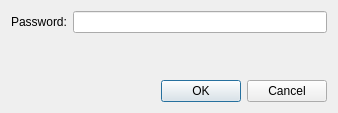
<?xml version="1.0" encoding="UTF-8"?>
<ui version="4.0">
 <class>Dialog</class>
 <widget class="QDialog" name="Dialog">
  <property name="windowModality">
   <enum>Qt::WindowModal</enum>
  </property>
  <property name="geometry">
   <rect>
    <x>0</x>
    <y>0</y>
    <width>338</width>
    <height>113</height>
   </rect>
  </property>
  <property name="windowTitle">
   <string>Dialog</string>
  </property>
  <layout class="QVBoxLayout" name="verticalLayout">
   <item>
    <layout class="QHBoxLayout" name="horizontalLayout">
     <item>
      <widget class="QLabel" name="label">
       <property name="text">
        <string>Password:</string>
       </property>
      </widget>
     </item>
     <item>
      <widget class="QLineEdit" name="lineEdit">
       <property name="echoMode">
        <enum>QLineEdit::PasswordEchoOnEdit</enum>
       </property>
      </widget>
     </item>
    </layout>
   </item>
   <item>
    <spacer name="verticalSpacer">
     <property name="orientation">
      <enum>Qt::Vertical</enum>
     </property>
     <property name="sizeHint" stdset="0">
      <size>
       <width>20</width>
       <height>13</height>
      </size>
     </property>
    </spacer>
   </item>
   <item>
    <widget class="QDialogButtonBox" name="buttonBox">
     <property name="orientation">
      <enum>Qt::Horizontal</enum>
     </property>
     <property name="standardButtons">
      <set>QDialogButtonBox::Cancel|QDialogButtonBox::Ok</set>
     </property>
    </widget>
   </item>
  </layout>
 </widget>
 <resources/>
 <connections>
  <connection>
   <sender>buttonBox</sender>
   <signal>accepted()</signal>
   <receiver>Dialog</receiver>
   <slot>accept()</slot>
   <hints>
    <hint type="sourcelabel">
     <x>248</x>
     <y>254</y>
    </hint>
    <hint type="destinationlabel">
     <x>157</x>
     <y>274</y>
    </hint>
   </hints>
  </connection>
  <connection>
   <sender>buttonBox</sender>
   <signal>rejected()</signal>
   <receiver>Dialog</receiver>
   <slot>reject()</slot>
   <hints>
    <hint type="sourcelabel">
     <x>316</x>
     <y>260</y>
    </hint>
    <hint type="destinationlabel">
     <x>286</x>
     <y>274</y>
    </hint>
   </hints>
  </connection>
 </connections>
</ui>
